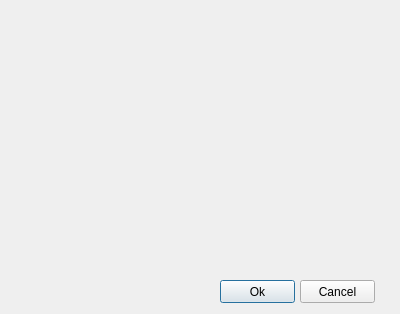
<?xml version="1.0" encoding="UTF-8"?>
<ui version="4.0">
 <class>StringEditorDialog</class>
 <widget class="QDialog" name="StringEditorDialog">
  <property name="geometry">
   <rect>
    <x>0</x>
    <y>0</y>
    <width>400</width>
    <height>314</height>
   </rect>
  </property>
  <property name="windowTitle">
   <string>Edit string value</string>
  </property>
  <widget class="gui::codeedit::CodeEdit" name="txtCodeEdit" native="true">
   <property name="geometry">
    <rect>
     <x>10</x>
     <y>10</y>
     <width>381</width>
     <height>261</height>
    </rect>
   </property>
  </widget>
  <widget class="QPushButton" name="btnOk">
   <property name="geometry">
    <rect>
     <x>220</x>
     <y>280</y>
     <width>75</width>
     <height>23</height>
    </rect>
   </property>
   <property name="text">
    <string>Ok</string>
   </property>
  </widget>
  <widget class="QPushButton" name="btnCancel">
   <property name="geometry">
    <rect>
     <x>300</x>
     <y>280</y>
     <width>75</width>
     <height>23</height>
    </rect>
   </property>
   <property name="text">
    <string>Cancel</string>
   </property>
  </widget>
 </widget>
 <layoutdefault spacing="6" margin="11"/>
 <customwidgets>
  <customwidget>
   <class>gui::codeedit::CodeEdit</class>
   <extends>QWidget</extends>
   <header>gui/codeedit/codeedit.h</header>
   <container>1</container>
  </customwidget>
 </customwidgets>
 <resources/>
 <connections/>
</ui>
